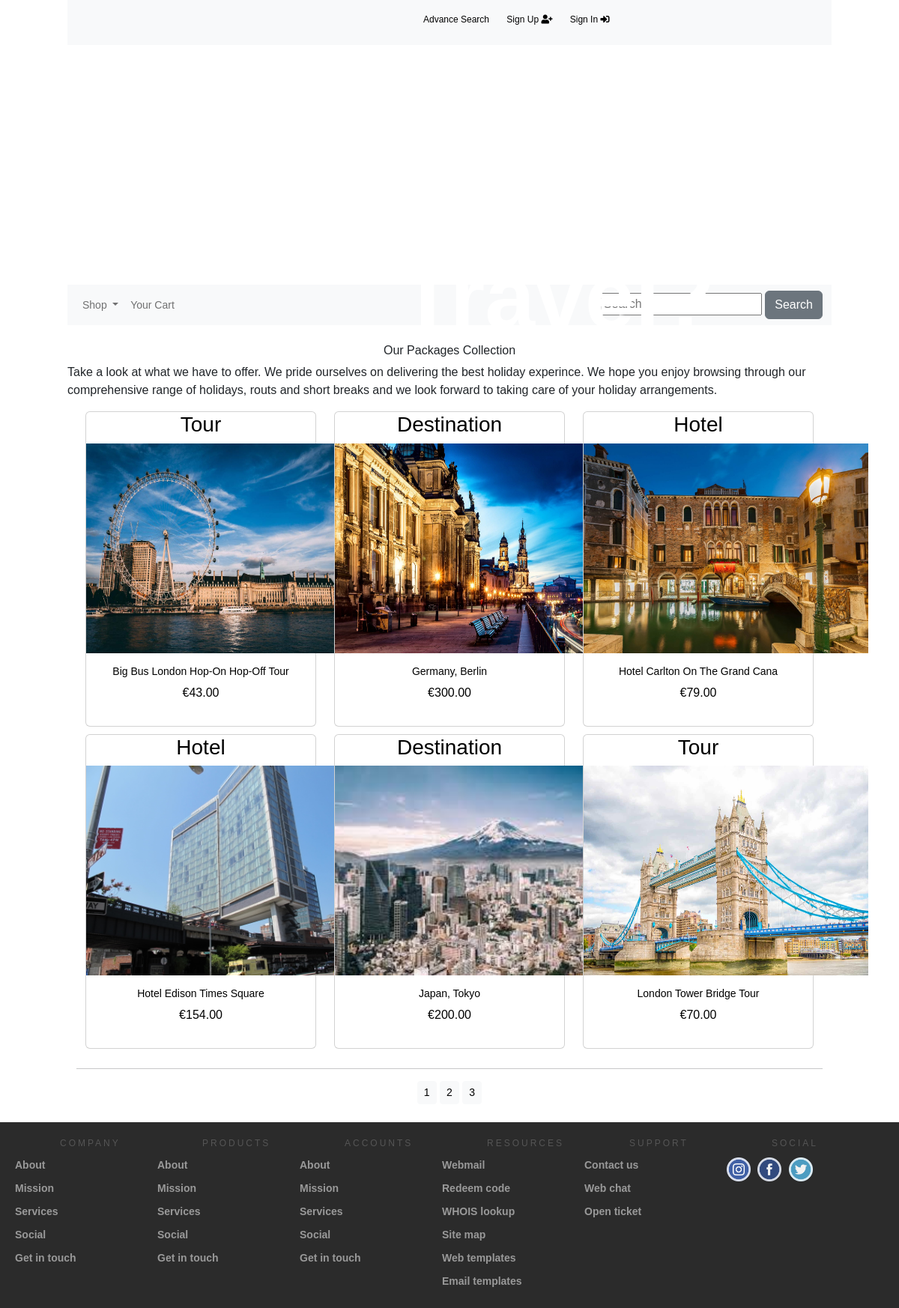
The page / on the database its author committed.
### shop/models.py (models this page shows, shortened)
class Product(models.Model):
    id = models.UUIDField(primary_key=True, default=uuid.uuid4, editable=False)
    name = models.CharField(max_length=250, unique=True)
    destination = models.CharField(max_length=250, blank=True, null=True)
    description = models.TextField(blank = True)
    category = models.ForeignKey(Category, on_delete=models.CASCADE)
    price = models.DecimalField(max_digits=10, decimal_places=2)
    image = models.ImageField(upload_to='product', blank=True)
    stock = models.IntegerField()
    star_rating = models.IntegerField(blank=True, null=True)
    available = models.BooleanField(default=True)
    created = models.DateTimeField(auto_now_add=True, blank = True, null= True)
    updated = models.DateTimeField(auto_now=True, blank = True, null= True)
    class Meta:
        ordering = ('name',)
        verbose_name = 'product'
        verbose_name_plural = 'products'
    def get_absolute_url(self):
        return reverse('shop:products_detail', args=[self.category.id, self.id])

class Category(models.Model):
    id = models.UUIDField(primary_key=True, default=uuid.uuid4, editable=False)
    name = models.CharField(max_length=250, unique=True)
    description = models.TextField(blank=True)
    class Meta:
        ordering = ["name"]
        verbose_name = "category"
        verbose_name_plural = "categories"
    def get_absolute_url(self):
        return reverse("shop:products_by_category", args=[self.id])
    def __str__(self):
        return self.name

### shop/views.py (the view)
# urls.py: path('', views.prod_list, name = 'all_products'),
def prod_list(request, category_id=None):
    category = None
    products = Product.objects.filter(available=True)
    if category_id:
        category = get_object_or_404(Category, id=category_id)
        products = Product.objects.filter(category=category, available=True)
    paginator = Paginator(products, 6)
    try:
        page = int(request.GET.get("page", "1"))
    except:
        page = 1
    try:
        products = paginator.page(page)
    except(EmptyPage, InvalidPage):
        products = paginator.page(paginator.num_pages)
    return render(request, "shop/category.html", {"category": category, "prods": products})

### cart/context_processors.py (called while the page is built)
def counter(request):
    item_count = 0
    if "admin" in request.path:
        return {}
    else:
        try:
            cart = Cart.objects.filter(cart_id=_cart_id(request))
            cart_items = CartItem.objects.all().filter(cart=cart[:1])
            for cart_item in cart_items:
                item_count += cart_item.quantity
        except Cart.DoesNotExist:
            item_count = 0
        return {"item_count": item_count}

### cart/views.py (called while the page is built)
def _cart_id(request):
    cart = request.session.session_key
    if not cart:
        cart = request.session.create()
    return cart

### shop/context_processors.py (called while the page is built)
def menu_links(requset):
    links = Category.objects.all()
    return {"links": links}

### shop/templates/shop/category.html (shortened to what this page needs)
{% extends "base.html" %}
{% load static %}
{% block content %}
{% if category %}
</div>
<br>
<div>
    <h1>{{category.name}}</h1>
    <p>{{category.description}}</p>
    </div>
    {% else %}
    <br>
    <div>
    <h1 class="text-center my_title" >Our Packages Collection</h1>
    <p class="text-justify">Take a look at what we have to offer. We pride ourselves on delivering the best holiday experince. We hope you enjoy browsing through our comprehensive range of holidays, routs and short breaks and we look forward to taking care of your holiday arrangements.</p>
    </div>
    {% endif %}
    <div class="container">
        <div class="row mx-auto">
            {% for product in prods %}
                <div class="my_bottom_margin col-9 col-lg-4 col-sm-12 col-md-4">
                    <div class="card text-center" style="min-width:18rem; color:black">
                        <h3>{{product.category}}</h3>
                        <a class ="img" href="{{product.get_absolute_url}}"><img style="height: 280px; width: 380px;" class="card-img-topmy_image" src="{{product.image.url}}" alt="{{products.name}}"></a>
                        <div class="card-body">
                            <h4>{{product.name}}</h4>
                            <p>€{{product.price}}</p>
                        </div>
                    </div>
                </div>
            {% endfor %}
        </div>
        <div class="mx-auto">
            {% if prods.paginator.num_pages > 1 %}
                <hr>
                <div class="text-center">
                    {% for pg in prods.paginator.page_range %}
                        <a href="?page={{pg}}" class="btn btn-light btn-sm {% if products.number == pg %}active{% endif %}">{{pg}}</a>
                    {% endfor %}
                </div>
            {% endif %}
        </div>
    </div>
    <br>
</div>
{% endblock %}

### shop/templates/base.html (shortened to what this page needs)
{% load static %}
<!DOCTYPE html>
<html lang="en">
<head>
<link rel="stylesheet" href="{% static '/css/style.css' %}">
<link href="https://cdn.jsdelivr.net/npm/bootstrap@5.2.2/dist/css/bootstrap.min.css" rel="stylesheet">
<link rel="stylesheet" href="https://use.fontawesome.com/releases/v5.15.1/css/all.css">
<link rel="stylesheet" href="https://cdn.jsdelivr.net/npm/bootstrap-icons@1.3.0/font/bootstrap-icons.css">
</head>
<body>
    <div style="padding-left: 90px; padding-right: 90px;">
        <div class="container-fluid bg-light navbar-fixed-top my_top_navbar_div">
            {% include 'top-navbar.html' %}
        </div>
        {% include 'header.html' %}
        {% include 'navbar.html' %}
        {% block content %}
        {% endblock %}
        {% include 'footer.html' %}
</body>
</html>

### shop/templates/top-navbar.html
<div>
    <div class="my_custom_menu">
        <ul>
            <li>
                <a href="{% url 'filter_search' %}">Advance Search</a>
            </li>
            {% if user.is_authenticated %}
            <li>Welcome, <a href="#" class="dropdown-toggle" data-bs-toggle="dropdown" aria-haspopup="true" aria-expanded="false">{{ user.username }} <i class="bi bi-person-circle"></i></a>
                <div class="dropdown-menu dropdown-menu-right">
                    {% if user.profile %}
                    <a href="{% url 'order:order_history' %}" class="dropdown-item">Order History</a>
                    <a href="{% url 'profile' user.profile.pk %}" class="dropdown-item">View Profile</a>
                    <a href="{% url 'update_profile' user.profile.pk %}" class="dropdown-item">Edit Profile</a>
                    <a href="{% url 'password_change'%}" class="dropdown-item">Change Password</a>
                    {% else %}
                    <a href="{% url 'order:order_history' %}" class="dropdown-item">Order History</a>
                    <a href="{% url 'password_change'%}" class="dropdown-item">Change Password</a>
                    {% endif %}
                </div>
            </li>
            <li>
                <a href="{% url 'logout' %}">Sign Out <i class="fas fa-sign-out-alt"></i></a>
            </li>
            {% else %}
            <li>
                <a href="{% url 'signup' %}">Sign Up <i class="fas fa-user-plus"></i></a>
            </li>
            <li>
                <a href="{% url 'login' %}">Sign In <i class="fas fa-sign-in-alt"></i></a>
            </li>
            {% endif %}
        </ul>
    </div>
</div>

### shop/templates/header.html (shortened to what this page needs)
{% load static %}
<header>
 <div style="text-align: center;">
    <div id="containerslide">
        <h1>Ready To Travel?</h1>
        <div id="slideshow">
            <img src="{% static 'images/Tokyo.jpg' %}" alt="">
        </div>
      </div>
 </div>
</header>

### shop/templates/navbar.html (shortened to what this page needs)
<nav class="navbar navbar-expand-lg navbar-light bg-light " style="font-family:sans-serif ;">
    <div class="container-fluid">
    <div class="collapse navbar-collapse" id="navbarSupportedContent">
    <ul class="navbar-nav me-auto mb-2 mb-lg-0">
    <li class="nav-item dropdown">
    <a class="nav-link dropdown-toggle" href="#" id="navbarDropdown" role="button" data-bs-toggle="dropdown" ariaexpanded="false">
    Shop
    </a>
    </li>
    <li class="nav-item">
    <a class="nav-link" href="#">Your Cart</a>
    </li>
    </ul>
    <form class="d-flex" action="{% url 'search_app:searchResult' %}" method="get">
    <div class="search">
        <input type="search" placeholder="Search" aria-label="Search" name="q"/>
        <button class="btn btn-secondary my-2 my-sm-0" type="submit">Search</button>
    </div>
    </form>
    </div>
    </div>
    </nav>

### shop/templates/footer.html (shortened to what this page needs)
{% load static %}
<div class="footer">
    <div class="contain">
    <div class="col">
      <h1>Company</h1>
      <ul>
        <li>About</li>
        <li>Mission</li>
        <li>Services</li>
        <li>Social</li>
        <li>Get in touch</li>
      </ul>
    </div>
    <div class="col">
      <h1>Products</h1>
      <ul>
        <li>About</li>
        <li>Mission</li>
        <li>Services</li>
        <li>Social</li>
        <li>Get in touch</li>
      </ul>
    </div>
    <div class="col">
      <h1>Accounts</h1>
      <ul>
        <li>About</li>
        <li>Mission</li>
        <li>Services</li>
        <li>Social</li>
        <li>Get in touch</li>
      </ul>
    </div>
    <div class="col">
      <h1>Resources</h1>
      <ul>
        <li>Webmail</li>
        <li>Redeem code</li>
        <li>WHOIS lookup</li>
        <li>Site map</li>
        <li>Web templates</li>
        <li>Email templates</li>
      </ul>
    </div>
    <div class="col">
      <h1>Support</h1>
      <ul>
        <li>Contact us</li>
        <li>Web chat</li>
        <li>Open ticket</li>
      </ul>
    </div>
    <div class="col social">
      <h1>Social</h1>
      <ul>
        <li><img src="{% static '/images/Blue Circled Instagram Logo - 480x480.png' %}" width="32" style="width: 32px;"></li>
        <li><img src="{% static '/images/Circled Facebook Logo - 480x480.png' %}" width="32" style="width: 32px;"></li>
        <li><img src="{% static '/images/Circled Twitter Logo - 480x480.png' %}" width="32" style="width: 32px;"></li>
      </ul>
    </div>
  </div>
  </div>

### static/CSS/style.css (style rules this page uses)
* { font-family: sans-serif }
.nav-item { font-size: 14px; }
.my_title { font-size: 16px; }
.my_bottom_margin { margin-bottom: 10px; }
.card-body h4 { font-size: 14px; }
.my_top_navbar_div { height: 60px; line-height: 50px; }
.my_custom_menu { text-align: right !important; padding-right: 7cm; }
.my_custom_menu ul li { list-style: none; color: #000; font-size: 12px; padding-right: 20px; display: inline; }
.my_custom_menu ul li a { text-decoration: none; color: #000; font-size: 12px; }
#slideshow { display: flex; transition: 2s; }
#slideshow img { width:120cm ; height:31.6cm; position: relative; bottom: 4cm; right: 4.5cm; }
#containerslide { overflow: hidden; width: 100%; height: 40vh; margin-bottom: 0; }
#containerslide h1 { position: absolute; left: 24%; top: 1.5em; color: #fff; font-size: 120px; z-index: 1; font-weight: 600; }
.search { position: relative; color: #888989; }
.footer { width: 100%; position: relative; height: auto; background-color: #2b2b2b; margin-left: 0%; padding-right: 0%; }
.footer .col { width: 190px; height: auto; float: left; box-sizing: border-box; -webkit-box-sizing: border-box; -moz-box-sizing: border-box; padding: 0px 20px 20px 20px; }
.footer .col h1 { margin: 0; margin-left: 40%; padding: 0; font-family: inherit; font-size: 12px; line-height: 17px; padding: 20px 0px 5px 0px; color: rgba(255,255,255,0.2); font-weight: normal; text-transform: uppercase; letter-spacing: 0.250em; }
.footer .col ul { list-style-type: none; margin: 0; padding: 0; }
.footer .col ul li { color: #999999; font-size: 14px; font-family: inherit; font-weight: bold; padding: 5px 0px 5px 0px; cursor: pointer; transition: .2s; -webkit-transition: .2s; -moz-transition: .2s; }
.social ul li { display: inline-block; padding-right: 5px !important; }

### rows shown on the page
Product: category "Tour", image (picture), name "Big Bus London Hop-On Hop-Off Tour", price "43.00"
Product: category "Destination", image (picture), name "Germany, Berlin", price "300.00"
Product: category "Hotel", image (picture), name "Hotel Carlton On The Grand Cana", price "79.00"
Product: category "Hotel", image (picture), name "Hotel Edison Times Square", price "154.00"
Product: category "Destination", image (picture), name "Japan, Tokyo", price "200.00"
Product: category "Tour", image (picture), name "London Tower Bridge Tour", price "70.00"

### other values the page prints
{{ pg }} "1" "2" "3"
